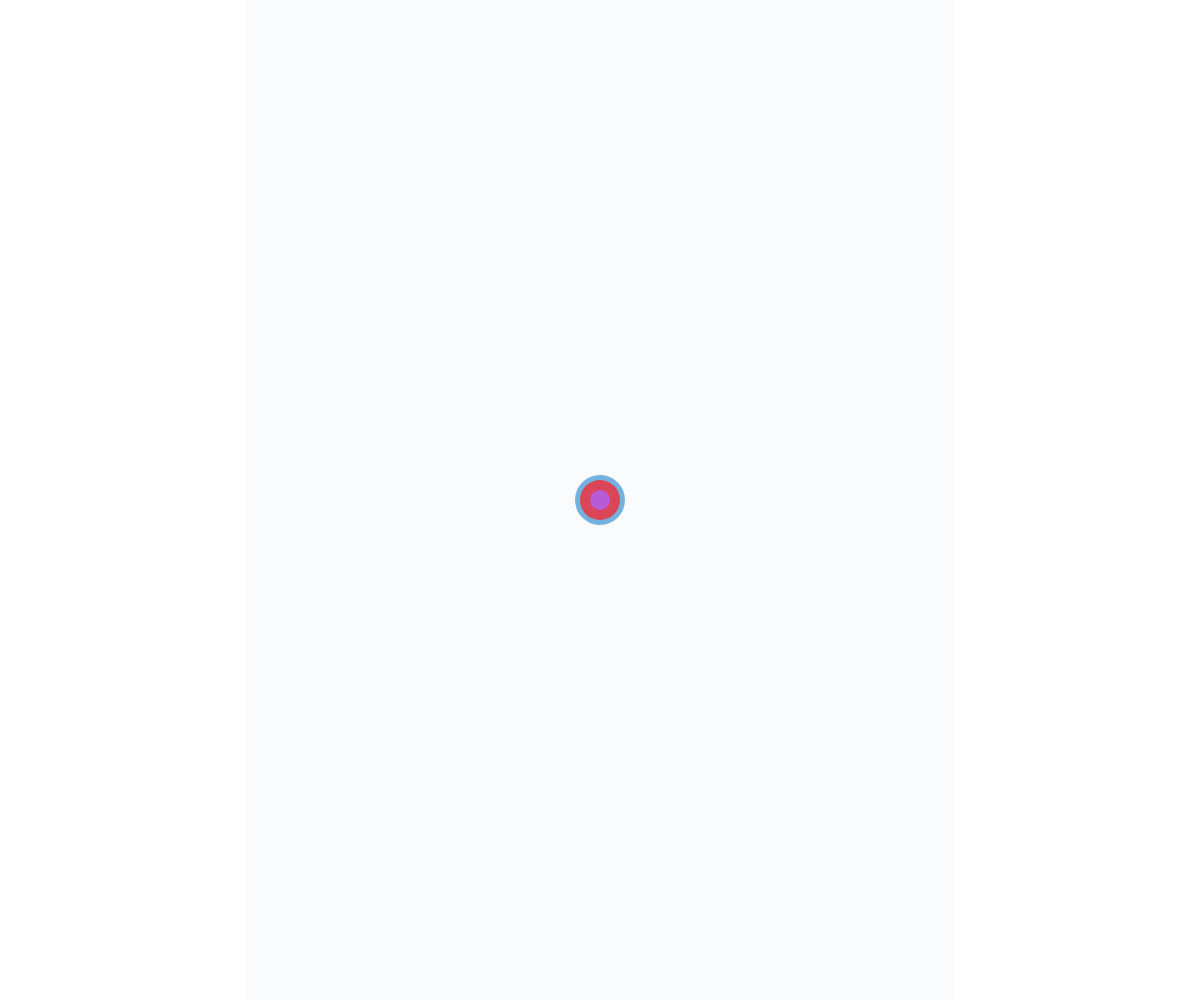
Frame 1 (no input)
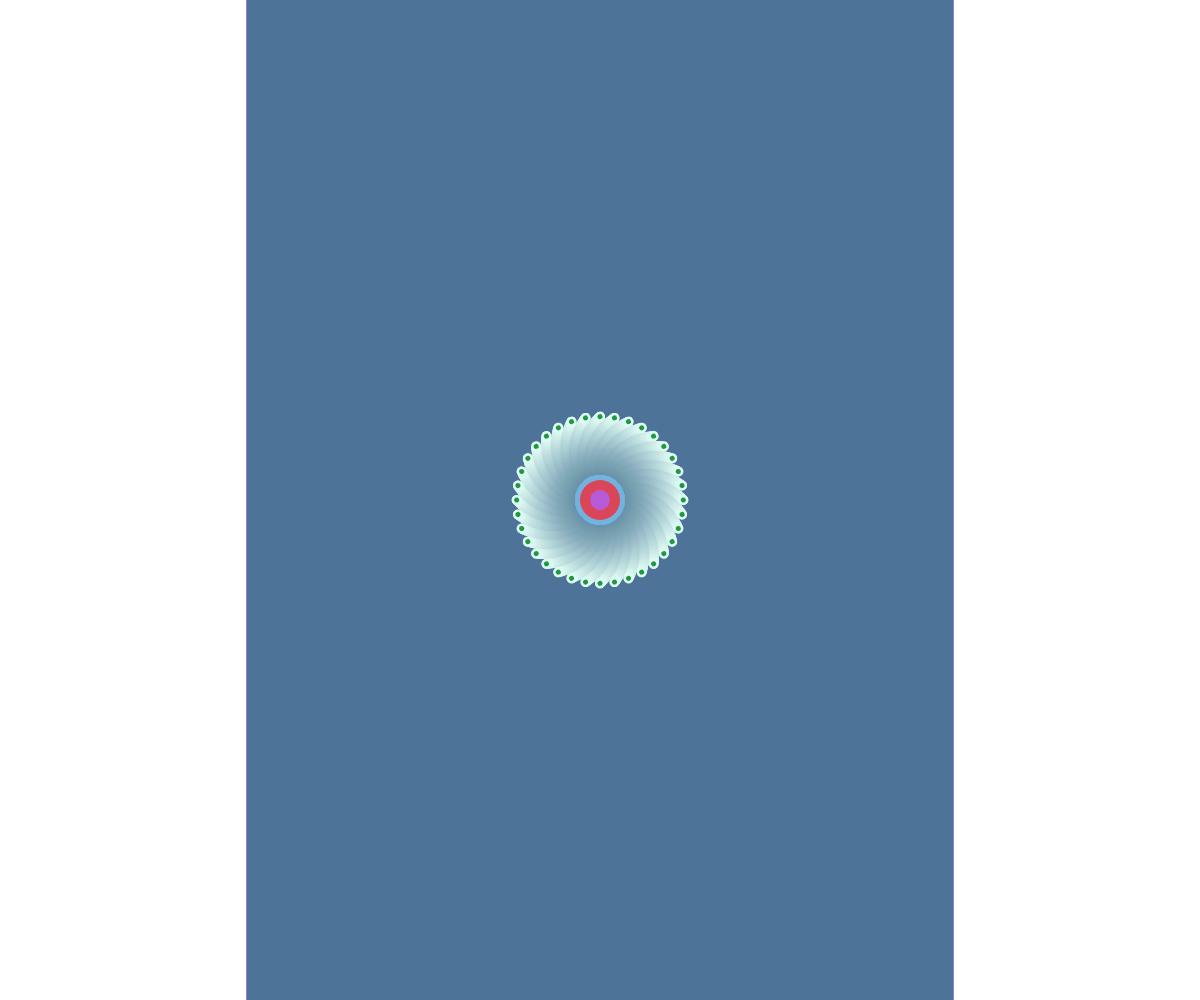
Frame 60 (no input)
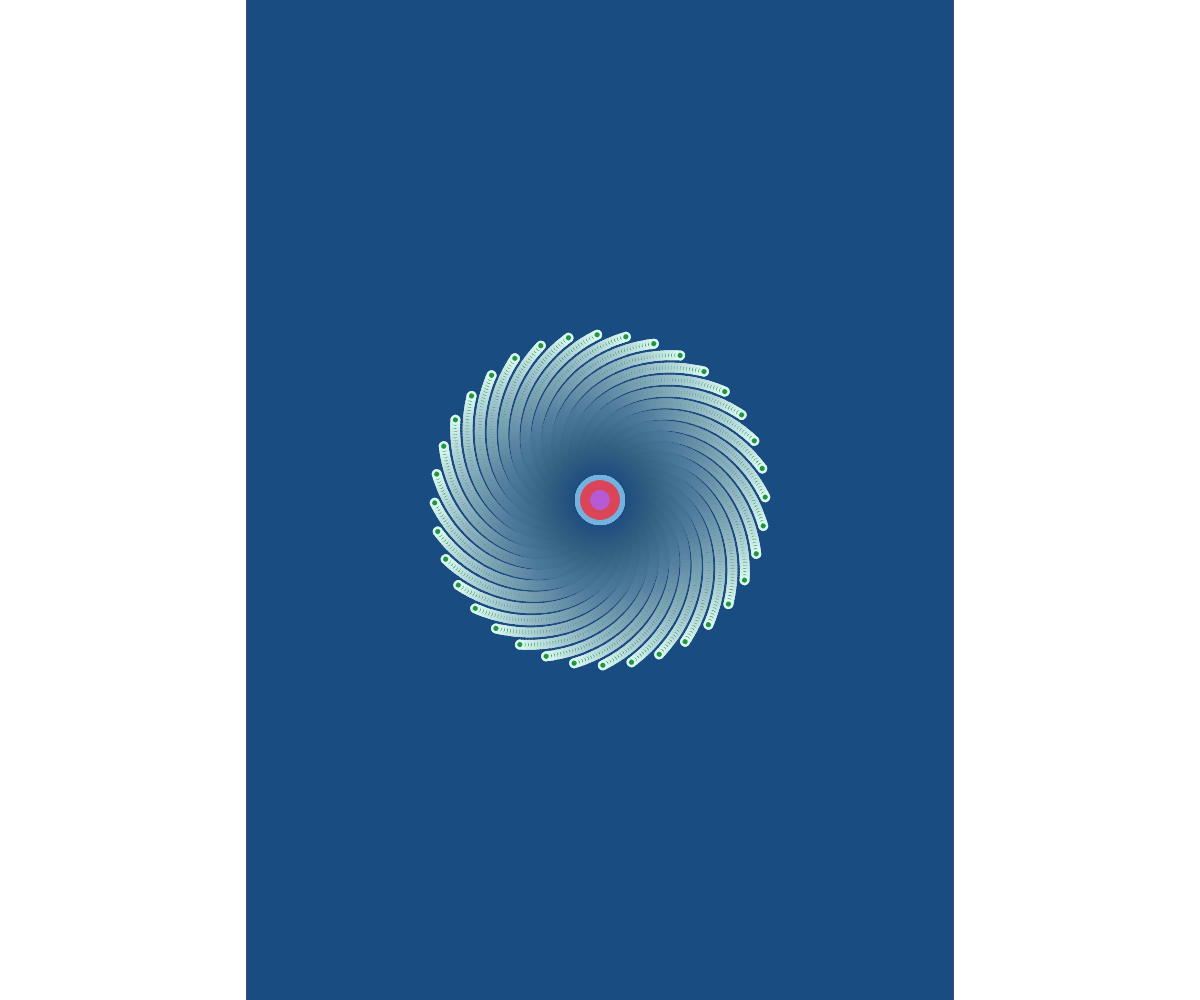
Frame 120 (the mouse pressed at the canvas centre since frame 60)

The p5.js sketch that drew these frames (run headless with seeded random() and noise() and a simulated clock; from frame 60 on, the mouse is pressed at the canvas centre):

// p5.js sketch
// ── sketch.js
let firework1;
let rectWidth, rectHeight;
// A4 Size
let rectRatio = 210 / 297;
// Control the number of frames in the bloom cycle
let cycleDuration = 2000;
let whiteDots = [];

function setup() {
  createCanvas(windowWidth, windowHeight);
  background(255);
  angleMode(DEGREES);

  calculateRectSize();

  // Create 1 firework
  firework1 = new Firework(0.5 * width, 0.5 * height, 0.5, 1);

  // // Create randomly distributed white dots
  // for (let i = 0; i < 50; i++) {
  //   let x = random(width);
  //   let y = random(height);
  //   let size = random(5, 15);
  //   whiteDots.push(new WhiteDot(x, y, size));
  // }
}

function draw() {
  firework1.show();
  let bgcol = color("#02496C");
  bgcol.setAlpha(5);
  fill(bgcol);
  noStroke();
  let x = width / 2 - rectWidth / 2;
  let y = height / 2 - rectHeight / 2;
  rect(x, y, rectWidth, rectHeight);
  // rect(windowWidth / 2, windowHeight / 2, posterWidth, posterHeight)
  // Draw white dots
  // for (let dot of whiteDots) {
  //   dot.show();
  // }

}

function windowResized() {
  resizeCanvas(windowWidth, windowHeight);
  firework1.updatePosition(0.5 * width, 0.5 * height);
  calculateRectSize();
  // Update the position of the white dot
  // for (let dot of whiteDots) {
  //   dot.updatePosition(random(width), random(height));
  // }
}

function calculateRectSize() {
  if (windowWidth / windowHeight < rectRatio) {
    // If the window's aspect ratio is less than the rectangle's ratio, use the window's width as the base
    rectWidth = windowWidth;
    rectHeight = windowWidth / rectRatio;
  } else {
    // If the window's aspect ratio is greater than or equal to the rectangle's ratio, use the window's height as the base
    rectHeight = windowHeight;
    rectWidth = windowHeight * rectRatio;
  }
}


class Firework {
  constructor(x, y, expansionSpeed, rotationSpeed) {
    // firework position
    this.x = x;
    this.y = y;

    this.cycleStartTime = millis();
    this.rotation = 0;
    // Set bloom speed
    this.expansionSpeed = expansionSpeed;
    // Set rotation speed
    this.rotationSpeed = rotationSpeed;

    let colors1 = "CFDDFB-FCA522-E1FFF6-FBD2D9".split("-").map(a => "#" + a);
    this.FireworkColor = color(random(colors1));
    let colors2 = "110671-239940-D9354B-CE57B1-E7853C-089494".split("-").map(a => "#" + a);
    this.circleColor1 = color(random(colors2));
    let colors3 = "2F3333-DF4558-58A06B-75B5E0-BA5BD8".split("-").map(a => "#" + a);
    this.circleColor2 = color(random(colors3));
    this.circleColor3 = color(random(colors3));
    this.circleColor4 = color(random(colors3));
  }

  // draw fireworks
  show() {
    push();
    translate(this.x, this.y);
    fill(this.FireworkColor);
    noStroke();

    // Set time
    let time = millis() - this.cycleStartTime;
    let t = (time % cycleDuration) / cycleDuration;

    let size = map(t, 0, 1, 0, min(windowWidth, windowHeight) / 6);

    // Update rotation speed
    this.rotation += this.rotationSpeed;
    rotate(this.rotation);

    for (let i = 0; i < 360; i += 10) {
      let ex = size * sin(i);
      let ey = size * cos(i);
      ellipse(ex, ey, 10, 10);
      circle(ex, ey, 10);

      push();
      fill(this.circleColor1);
      circle(ex, ey, 5)
      pop();
    }
    fill(this.circleColor2)
    circle(0, 0, 50)

    fill(this.circleColor3)
    circle(0, 0, 40)

    fill(this.circleColor4)
    circle(0, 0, 20)

    pop();
  }

  // Fireworks bloom repeatedly
  update() {
    if (millis() - this.cycleStartTime >= cycleDuration) {
      this.cycleStartTime = millis();
    }
  }

  updatePosition(newX, newY) {
    this.x = newX;
    this.y = newY;
  }

}

// class WhiteDot {
//   constructor(x, y, size) {
//     this.x = x;
//     this.y = y;
//     this.size = size;
//   }

//   show() {
//     fill(255);
//     noStroke();
//     ellipse(this.x, this.y, this.size, this.size);
//   }

//   updatePosition(newX, newY) {
//     this.x = newX;
//     this.y = newY;
//   }
// }
